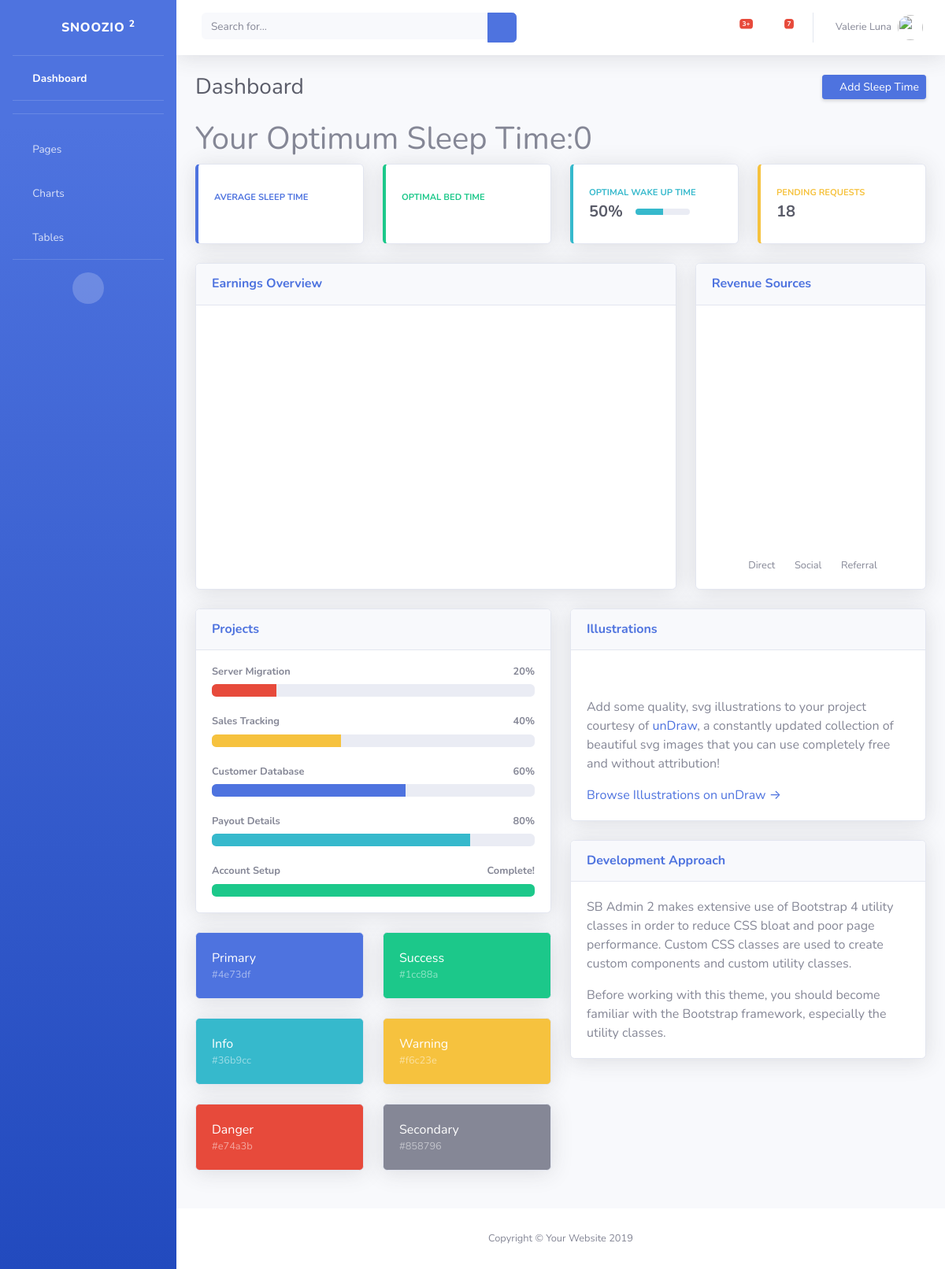
/success/1 (signed in), run on an earlier commit of the app's database.
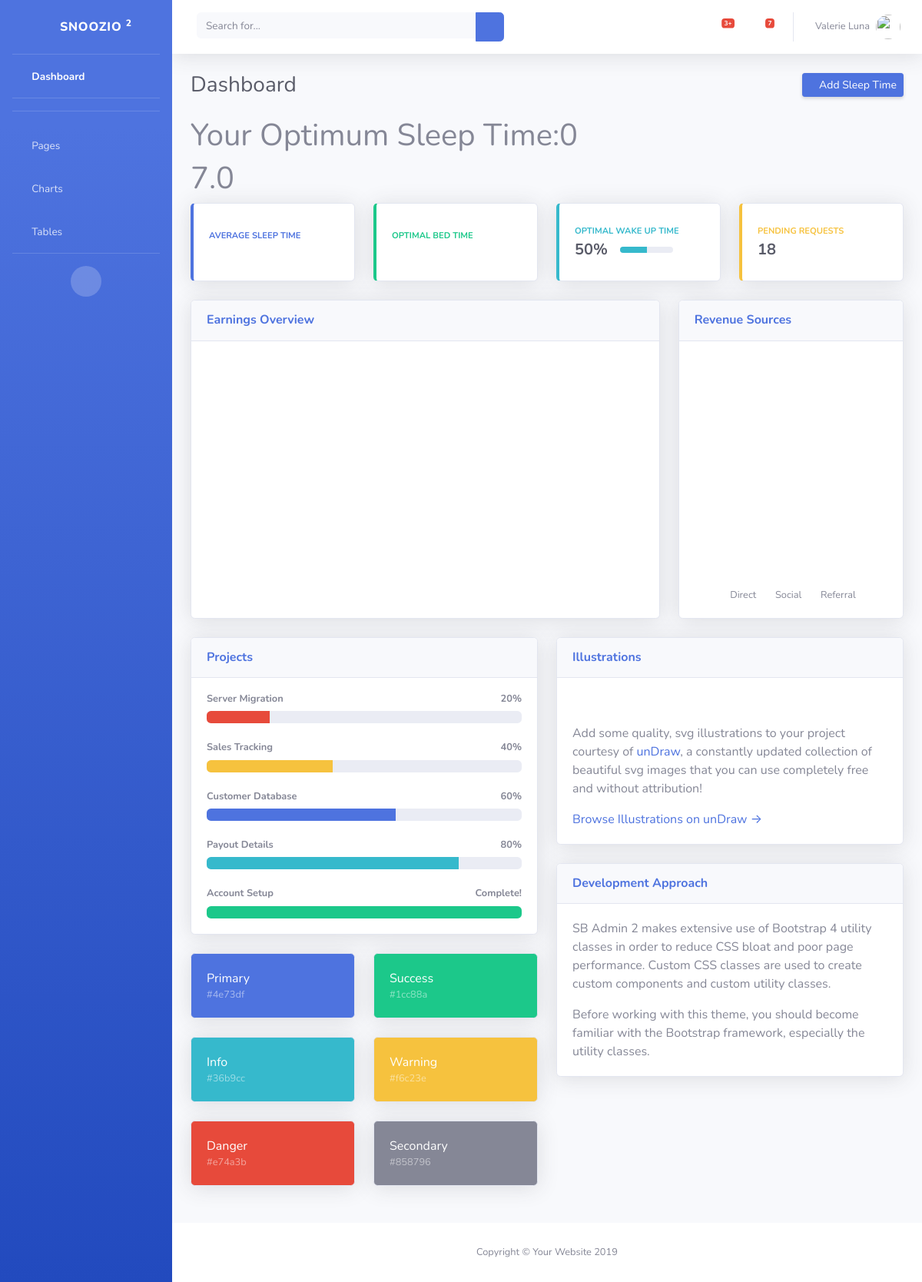
And on a later commit of the database.
### SnoozioApp/models.py (models this page shows, shortened)
class SleepTimes(models.Model):
    user = models.ForeignKey(User,on_delete = models.CASCADE)
    total_sleep = models.FloatField()

### SnoozioApp/views.py (the view)
# urls.py: path('success/<int:pk>',views.SuccessView.as_view(),name = 'success'),
class SuccessView(ListView):
    model = Profile
    template_name = 'success.html'
    context_object_name = 'profile'
    for sleeptime in SleepTimes.objects.all():
        print(sleeptime.total_sleep,type(sleeptime.total_sleep))
    def get_context_data(self,**kwargs):
        ctx = super(SuccessView,self).get_context_data(**kwargs)
        ctx['sleeptime'] = SleepTimes.objects.all()
        return ctx

### templates/success.html (shortened to what the changed rows need)
{% load staticfiles %}
<!DOCTYPE html>
<html lang="en">
<head>
  <link href="{% static 'vendor/fontawesome-free/css/all.min.css' %}" rel="stylesheet" type="text/css">
  <link href="{% static 'css/sb-admin-2.min.css' %}" rel="stylesheet">
</head>
<body id="page-top">
  <div id="wrapper">
    <div id="content-wrapper" class="d-flex flex-column">
      <div id="content">
        <div class="container-fluid">
          <div class="d-sm-flex align-items-center justify-content-between mb-4">
            <h1 class="h3 mb-0 text-gray-800">Dashboard</h1>
          </div>
          <div class = "testtime">
            {% if user.profile.age %}
            <h1>Your Optimum Sleep Time:{{user.profile.sleeptime}}</h1>
            {% else %}
              <a href = "{% url 'survey' user.pk%}"><h1>Calculate Your Sleep</h1></a>
            {% endif %}
            {% for time in sleeptime%}
              {% if time.user == user %}
                <h1>{{time.total_sleep}}</h1>
              {% endif %}
            {% endfor %}
            </div>
        </div>
      </div>
    </div>
  </div>
</body>
</html>

What changed in the data, as far as the page shows it:
added SleepTimes: total_sleep "7.0"
